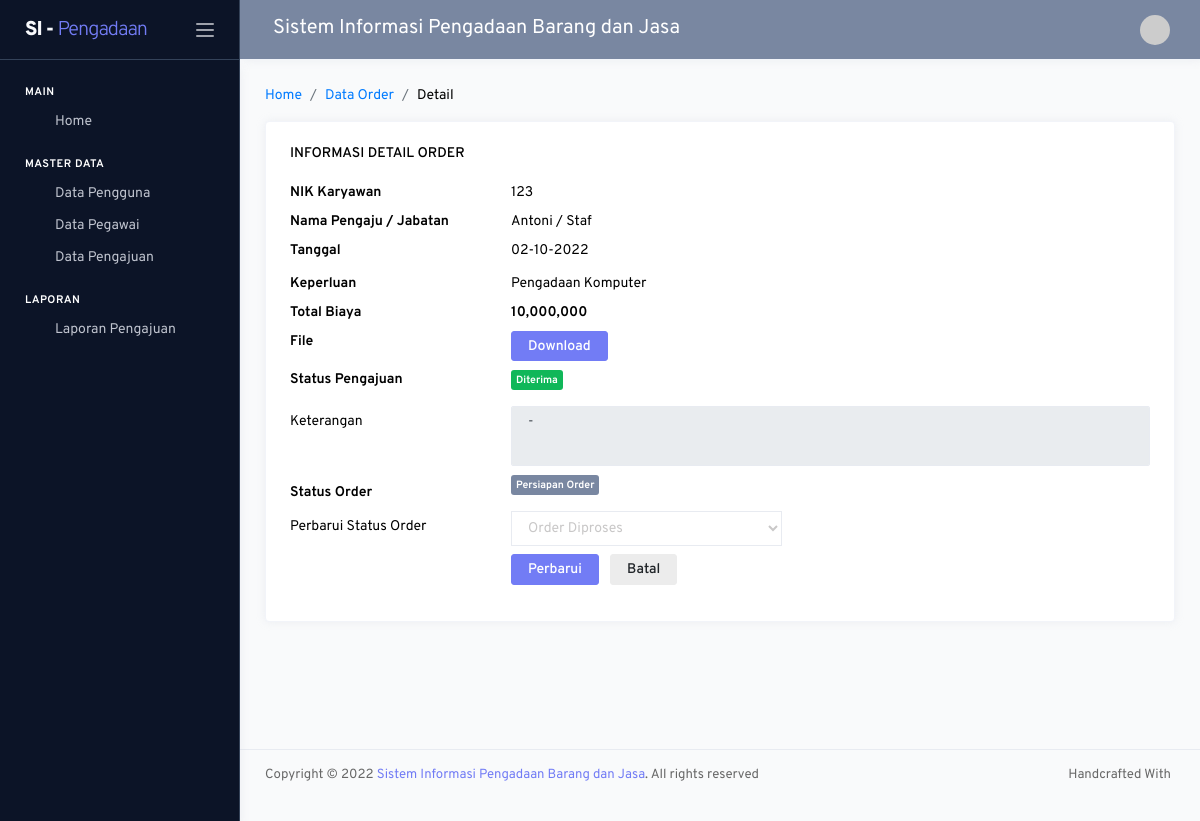
The app's page /admin/index.php?hal=order/detail&id=1 (signed in) with its own data.
### tables this page shows
CREATE TABLE `tb_pengajuan` (
  `idpengajuan` int(11) NOT NULL AUTO_INCREMENT,
  `tujuan` varchar(700) DEFAULT NULL,
  `tanggal` date DEFAULT NULL,
  `totalbiaya` int(11) DEFAULT NULL,
  `statuspengajuan` varchar(100) DEFAULT NULL,
  `statusorder` varchar(100) DEFAULT 'Persiapan Order',
  `komentar` text,
  `idpegawai` int(11) DEFAULT NULL,
  `datafile` varchar(100) DEFAULT NULL,
  `is_pengajuan` varchar(1) DEFAULT NULL,
  `is_order` varchar(1) DEFAULT NULL,
  PRIMARY KEY (`idpengajuan`)
);

CREATE TABLE `tb_pegawai` (
  `idpegawai` int(11) NOT NULL AUTO_INCREMENT,
  `nik` varchar(20) DEFAULT NULL,
  `nama` varchar(100) DEFAULT NULL,
  `password` varchar(50) DEFAULT NULL,
  `email` varchar(100) DEFAULT NULL,
  `jabatan` varchar(100) DEFAULT NULL,
  `alamat` varchar(900) DEFAULT NULL,
  PRIMARY KEY (`idpegawai`),
  UNIQUE KEY `nik` (`nik`),
  UNIQUE KEY `email` (`email`)
);

### setting/crud.php (called while the page is built, shortened)
<?php
function _dataGetId($conn, $table, $kondisi)
{
  $row = $conn->query("Select * from $table where $kondisi")->fetch_assoc();
  return $row;
}

### admin/modul/order/detail.php (the view, shortened to what this page needs)
<?php
if (isset($_GET['id']))
    extract(_dataGetId($mysqli, "tb_pengajuan join tb_pegawai using(idpegawai)", "idpengajuan='" . $_GET['id'] . "'"));
?>
<nav class="page-breadcrumb">
    <ol class="breadcrumb">
        <li class="breadcrumb-item"><a href="?hal=dashboard">Home</a></li>
        <li class="breadcrumb-item"><a href="?hal=order/data">Data Order</a></li>
        <li class="breadcrumb-item" aria-current="page">Detail</li>
    </ol>
</nav>
<div class="row">
    <div class="col-md-12 grid-margin stretch-card">
        <div class="card">
            <div class="card-body">
                <h6 class="card-title">Informasi Detail Order</h6>
                <form class="forms-sample" action="?hal=order/proses" method="POST">
                    <dl class="row">
                        <dt class="col-sm-3">NIK Karyawan</dt>
                        <dd class="col-sm-9"><?= $nik ?></dd>
                        <dt class="col-sm-3">Nama Pengaju / Jabatan</dt>
                        <dd class="col-sm-9"><?= $nama . " / " . $jabatan ?></dd>
                        <dt class="col-sm-3">Tanggal</dt>
                        <dd class="col-sm-9"><?= tgl_indo($tanggal) ?></dd>
                        <dt class="col-sm-3">Keperluan</dt>
                        <dd class="col-sm-9"><?= $tujuan ?></dd>
                        <dt class="col-sm-3">Total Biaya</dt>
                        <dd class="col-sm-9"><b><?= number_format($totalbiaya, 0) ?></b></dd>
                        <dt class="col-sm-3">File</dt>
                        <dd class="col-sm-9"><a class="btn btn-primary" href="../user/dokumen/<?= $datafile ?>" target="_blank">Download</a></dd>
                        <dt class="col-sm-3">Status Pengajuan</dt>
                        <dd class="col-sm-9"><?= label_status_pengajuan($statuspengajuan) ?></dd>
                        <label for="input" class="col-sm-3 col-form-label mt-2">Keterangan</label>
                        <div class="col-sm-9 mt-2 mb-2">
                            <textarea class="form-control" name="komentar" placeholder="Inputkan Komentar" rows="3" required disabled><?= @$komentar ?></textarea>
                        </div>
                        <dt class="col-sm-3 mt-2">Status Order</dt>
                        <dd class="col-sm-9" mt-2><?= label_status_order($statusorder) ?></dd>
                        <label for="input" class="col-sm-3 col-form-label mt-2">Perbarui Status Order</label>
                        <div class="col-sm-4 mt-2">
                            <select class="form-control" name="status" required="">
                                <option value="Order Diproses" <?= isselect(@$statusorder, "Order Diproses") ?>>Order Diproses</option>
                            </select>
                        </div>
                        <dt class="col-sm-5"></dt>
                    </dl>
                    <div class="form-group row ">
                        <div class="col-sm-9 offset-3">
                            <button type="submit" class="btn btn-primary mr-2" name="ubah">Perbarui</button>
                            <a class="btn btn-light" href="?hal=pengajuan/data">Batal</a>
                        </div>
                    </div>
                </form>
            </div>
        </div>
    </div>
</div>

### admin/_partials/_css.php (style rules this page uses)
.form-group { margin-top: -20px!important; }

### admin/modul/order/detail.php (style rules this page uses)
.form-group { margin-top: -20px !important; }

### records on screen
tb_pengajuan: idpegawai.nik "123", idpegawai.nama "Antoni", idpegawai.jabatan "Staf", tanggal "02-10-2022", tujuan "Pengadaan Komputer", totalbiaya "10,000,000", komentar "-"

### other values on screen
nav "SI - Pengadaan"
judul "Sistem Informasi Pengadaan Barang dan Jasa"
